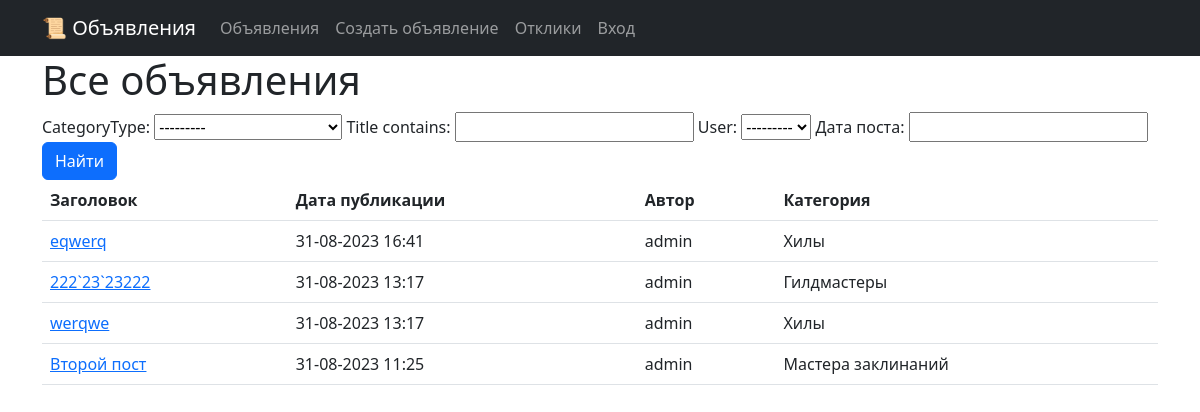
The app's page /, older data.
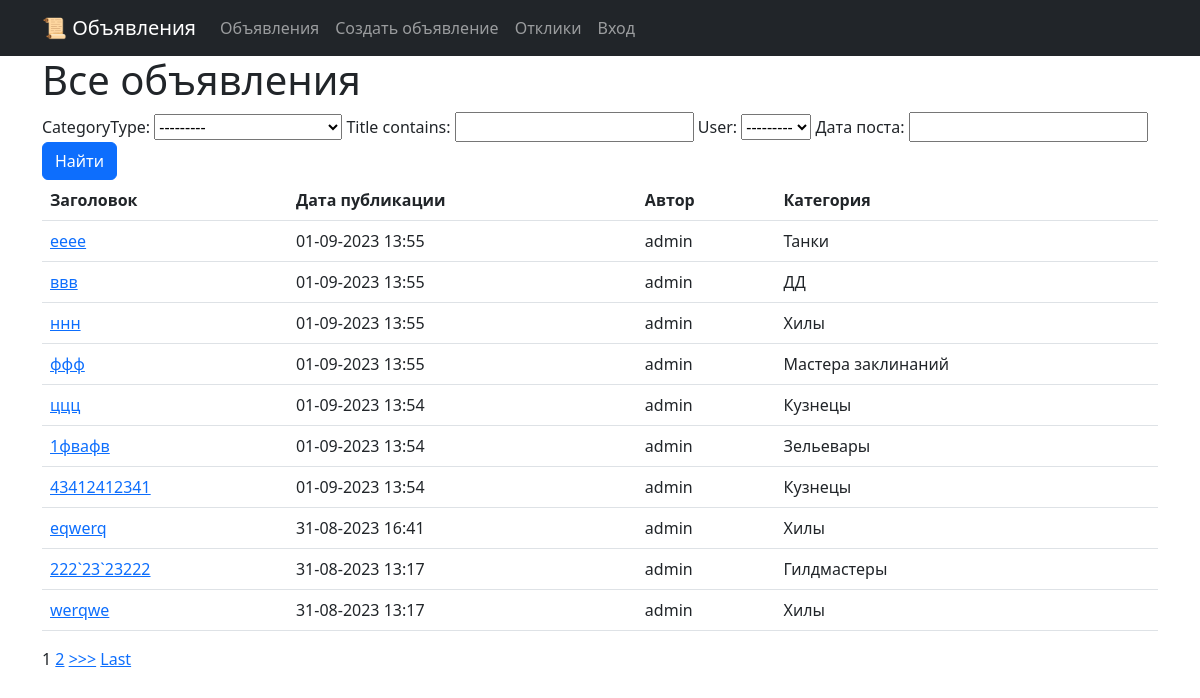
The same page, newer data.
### boardapp/models.py (models this page shows, shortened)
class Post(models.Model):
    user = models.ForeignKey(User, on_delete=models.CASCADE, related_name='user_posts')
    title = models.CharField(max_length=128)
    content = models.TextField()
    dateCreation = models.DateTimeField(auto_now_add=True)
    TANK = 'TK'
    HEAL = 'HL'
    DD = 'DD'
    MERCHANT = 'MC'
    GUILDMASTER = 'GM'
    QUESTGIVER = 'QG'
    BLACKSMITH = 'BS'
    LEATHERWORKER = 'LW'
    POTIONSMASTER = 'PM'
    SPELLMASTER = 'SM'
    CATEGORY_CHOICES = (
        (TANK, 'Танки'),
        (HEAL, 'Хилы'),
        (DD, 'ДД'),
        (MERCHANT, 'Торговцы'),
        (GUILDMASTER, 'Гилдмастеры'),
        (QUESTGIVER, 'Квестгиверы'),
        (BLACKSMITH, 'Кузнецы'),
        (LEATHERWORKER, 'Кожевники'),
        (POTIONSMASTER, 'Зельевары'),
        (SPELLMASTER, 'Мастера заклинаний'),
    )
    categoryType = models.CharField(max_length=2, choices=CATEGORY_CHOICES)

### boardapp/views.py (the view)
# urls.py: path('', PostList.as_view(), name='posts_start'),
class PostList(ListView):
    model = Post
    template_name='boardapp/postlist.html'
    context_object_name='posts'
    ordering = ['-dateCreation'] # сортировка с помощью дженерика
    paginate_by = 10
    def get_context_data(self, **kwargs):
        context = super().get_context_data(**kwargs)
        context['filter'] = PostFilter(self.request.GET, queryset=self.get_queryset())
        filtered_posts = context['filter'].qs
        paginator = Paginator(filtered_posts, self.paginate_by)
        page = self.request.GET.get('page')
        try:
            posts = paginator.page(page)
        except PageNotAnInteger:
            posts = paginator.page(1)
        except EmptyPage:
            posts = paginator.page(paginator.num_pages)
        context['posts'] = posts
        return context

### boardapp/templates/boardapp/postlist.html (shortened to what this page needs)
{% extends 'layout/default.html' %}
{% block content %}
    <h1>Все объявления</h1>
    <form method="GET">
        {{ filter.form }}
        <input class="btn btn-primary" type="submit" value="Найти">
    </form>
    {% if posts %}
        <table  class="table table-hover">
            <tr>
                <th scope="col">
                    Заголовок
                </th>
                <th scope="col">
                    Дата публикации
                </th>
                <th scope="col">
                    Автор
                </th>
                <th scope="col">
                    Категория
                </th>
            </tr>
            {% for p in posts %}
            <tr>
                <td>
                    <a href="{% url 'post_detail' p.id %}">
                        {{p.title}}
                    </a>
                </td>
                <td>
                    {{p.dateCreation|date:'d-m-Y H:i'}}
                </td>
                <td>
                    {{p.user.username}}
                </td>
                <td>
                    {{p.get_categoryType_display}}
                </td>
            </tr>
            {% endfor %}
        </table>
        {% include 'boardapp/parts/paginator.html' %}
        {% else %}
        <h3>Нет объявлений</h3>
    {% endif %}
{% endblock content %}

Row changes from the older to the newer data that the page shows:
no longer on this page (row unchanged): Post: title "Второй пост", dateCreation "31-08-2023 11:25", user.username "admin", categoryType "Мастера заклинаний"
added Post: title "ееее", dateCreation "01-09-2023 13:55", user.username "admin", categoryType "Танки"
added Post: title "ввв", dateCreation "01-09-2023 13:55", user.username "admin", categoryType "ДД"
added Post: title "ннн", dateCreation "01-09-2023 13:55", user.username "admin", categoryType "Хилы"
added Post: title "ффф", dateCreation "01-09-2023 13:55", user.username "admin", categoryType "Мастера заклинаний"
added Post: title "ццц", dateCreation "01-09-2023 13:54", user.username "admin", categoryType "Кузнецы"
added Post: title "1фвафв", dateCreation "01-09-2023 13:54", user.username "admin", categoryType "Зельевары"
added Post: title "43412412341", dateCreation "01-09-2023 13:54", user.username "admin", categoryType "Кузнецы"
Text that changed along with them:
new list line: "1"
new list line: "2"
text now shown: ">>> Last"
